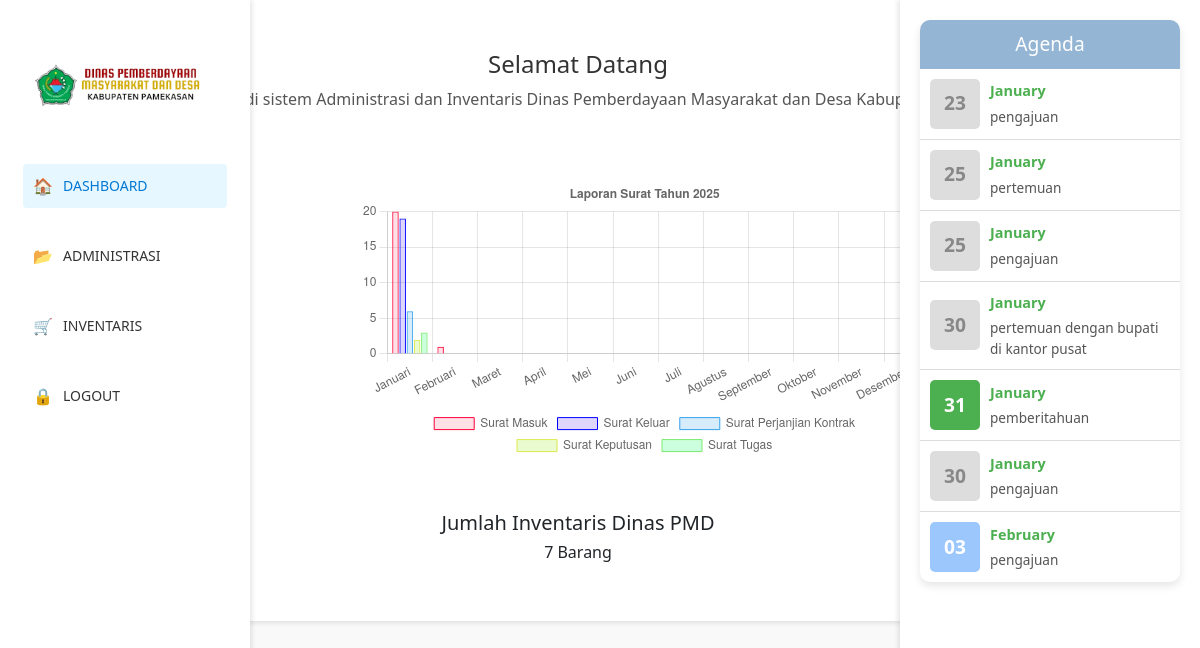
/index.php (signed in), run on the app's committed database.
### tables this page shows
CREATE TABLE `surat_masuk` (
  `id_surat` int(11) NOT NULL,
  `nomor_surat` varchar(90) NOT NULL,
  `perihal` varchar(90) NOT NULL,
  `tgl_surat` date NOT NULL,
  `terima_tanggal` date NOT NULL,
  `pengirim` varchar(90) NOT NULL,
  `nama_sifat_surat` varchar(90) NOT NULL,
  `dokumen` varchar(255) NOT NULL,
  `agenda` date DEFAULT NULL,
  `user_input` int(11) DEFAULT NULL
);

CREATE TABLE `surat_keluar` (
  `id_surat_keluar` int(11) NOT NULL,
  `no_surat` varchar(90) NOT NULL,
  `perihal_surat` varchar(90) NOT NULL,
  `tanggal_surat` date NOT NULL,
  `dokumen_surat` varchar(90) NOT NULL,
  `penerima` varchar(90) NOT NULL,
  `agenda_keluar` date DEFAULT NULL,
  `nama_sifat_surat` varchar(255) NOT NULL,
  `user_input_keluar` int(11) DEFAULT NULL
);

### index.php (the view, shortened to what this page needs)
<?php
include 'db.php';
$tahun = isset($_GET['tahun']) ? $_GET['tahun'] : date("Y");
$sqlMasuk = "SELECT MONTH(tgl_surat) AS bulan, COUNT(*) AS jumlah FROM surat_masuk WHERE YEAR(tgl_surat) = $tahun GROUP BY bulan";
$sqlKeluar = "SELECT MONTH(tanggal_surat) AS bulan, COUNT(*) AS jumlah FROM surat_keluar WHERE YEAR(tanggal_surat) = $tahun GROUP BY bulan";
$sqlKontrak = "SELECT MONTH(tgl_kontrak) AS bulan, COUNT(*) AS jumlah FROM surat_kontrak WHERE YEAR(tgl_kontrak) = $tahun GROUP BY bulan";
$sqlKeputusan = "SELECT MONTH(tgl_keputusan) AS bulan, COUNT(*) AS jumlah FROM surat_keputusan WHERE YEAR(tgl_keputusan) = $tahun GROUP BY bulan";
$sqlTugas = "SELECT MONTH(tgl_tugas) AS bulan, COUNT(*) AS jumlah FROM surat_tugas WHERE YEAR(tgl_tugas) = $tahun GROUP BY bulan";
$resultMasuk = $conn->query($sqlMasuk);
$resultKeluar = $conn->query($sqlKeluar);
$resultKontrak = $conn->query($sqlKontrak);
$resultKeputusan = $conn->query($sqlKeputusan);
$resultTugas = $conn->query($sqlTugas);
$dataMasuk = array_fill(1, 12, 0);
$dataKeluar = array_fill(1, 12, 0);
$dataKontrak = array_fill(1, 12, 0);
$dataKeputusan = array_fill(1, 12, 0);
$dataTugas = array_fill(1, 12, 0);
while ($row = $resultMasuk->fetch_assoc()) {
    $dataMasuk[$row['bulan']] = $row['jumlah'];
}
while ($row = $resultKeluar->fetch_assoc()) {
    $dataKeluar[$row['bulan']] = $row['jumlah'];
}
while ($row = $resultKontrak->fetch_assoc()) {
    $dataKontrak[$row['bulan']] = $row['jumlah'];
}
while ($row = $resultKeputusan->fetch_assoc()) {
    $dataKeputusan[$row['bulan']] = $row['jumlah'];
}
while ($row = $resultTugas->fetch_assoc()) {
    $dataTugas[$row['bulan']] = $row['jumlah'];
}
$sqlInventaris = "SELECT COUNT(*) AS total_inven FROM inventaris";
$resultInven = $conn->query($sqlInventaris);
$totalInven = $resultInven->fetch_assoc()['total_inven'];
?>
<!DOCTYPE html>
<html lang="en">
<head>
    <link rel="stylesheet" href="style.css">
    <link rel="stylesheet" href="https://cdn.jsdelivr.net/npm/bootstrap@5.3.0-alpha3/dist/css/bootstrap.min.css">
</head>
<body>
    <div class="sidebar">
        <img src="logo.png" alt="Administrasi" class="img-fluid">
        <ul class="sidebar-menu">
            <li><a href="index.php" class="active"><span class="icon">🏠</span> DASHBOARD</a></li>
            <li><a href="surat_masuk.php"><span class="icon">📂</span>ADMINISTRASI</a></li>
            <li><a href="data_inven.php"><span class="icon">🛒</span>INVENTARIS</a></li>
            <li><a href="logout.php"><span class="icon">🔒</span> LOGOUT</a></li>
        </ul>
    </div>
    <div class="containerbar">
        <div class="welcome-container">
            <h1>Selamat Datang</h1>
            <p>Selamat datang di sistem Administrasi dan Inventaris Dinas Pemberdayaan Masyarakat dan Desa Kabupaten Pamekasan.</p>
            <div class="chartbar">
            <canvas id="chartSurat" width="400" height="200"></canvas>
<script>
    const dataMasuk = <?php echo json_encode(array_values($dataMasuk)); ?>;
    const dataKeluar = <?php echo json_encode(array_values($dataKeluar)); ?>;
    const dataKontrak = <?php echo json_encode(array_values($dataKontrak)); ?>;
    const dataKeputusan = <?php echo json_encode(array_values($dataKeputusan)); ?>;
    const dataTugas = <?php echo json_encode(array_values($dataTugas)); ?>;
    const labels = [
        "Januari", "Februari", "Maret", "April", "Mei", "Juni",
        "Juli", "Agustus", "September", "Oktober", "November", "Desember"
    ];
    const ctx = document.getElementById('chartSurat').getContext('2d');
    const chart = new Chart(ctx, {
        type: 'bar',
        data: {
            labels: labels,
            datasets: [
                {
                    label: 'Surat Masuk',
                    data: dataMasuk,
                    backgroundColor: 'rgba(255, 99, 132, 0.2)',
                    borderColor: 'rgb(255, 0, 55)',
                    borderWidth: 1
                },
                {
                    label: 'Surat Keluar',
                    data: dataKeluar,
                    backgroundColor: 'rgba(96, 54, 235, 0.2)',
                    borderColor: 'rgb(0, 0, 255)',
                    borderWidth: 1
                },
                {
                    label: 'Surat Perjanjian Kontrak',
                    data: dataKontrak,
                    backgroundColor: 'rgba(54, 162, 235, 0.2)',
                    borderColor: 'rgb(54, 162, 235)',
                    borderWidth: 1
                },
                {
                    label: 'Surat Keputusan',
                    data: dataKeputusan,
                    backgroundColor: 'rgba(150, 233, 16, 0.2)',
                    borderColor: 'rgb(220, 233, 76)',
                    borderWidth: 1
                },
                {
                    label: 'Surat Tugas',
                    data: dataTugas,
                    backgroundColor: 'rgba(0, 255, 85, 0.2)',
                    borderColor: 'rgb(121, 236, 111)',
                    borderWidth: 1
                }
            ]
        },
        options: {
            responsive: true,
            plugins: {
                legend: {
                    position: 'bottom',
                },
                title: {
                    display: true,
                    text: `Laporan Surat Tahun <?= $tahun ?>`
                }
            },
            scales: {
                y: {
                    beginAtZero: true
                }
            }
        }
    });
</script>
</div>
    <div class="row">
        <h5>Jumlah Inventaris Dinas PMD</h5>
        <h6><?= $totalInven; ?> Barang</h6>
    </div>
</div>
    <div class="right-sidebar">
        <div class="agenda-container">
            <div class="agenda-header">Agenda</div>
            <div class="agenda-list">
                <?php
                $query = "SELECT agenda, perihal FROM surat_masuk WHERE agenda IS NOT NULL AND agenda != '0000-00-00' ORDER BY agenda ASC";
                $result = mysqli_query($conn, $query);
                $today = date('Y-m-d');
                if (mysqli_num_rows($result) > 0) {
                    while ($row = mysqli_fetch_assoc($result)) {
                        $agenda_date = $row['agenda'];
                        $tanggal = date('d', strtotime($agenda_date));
                        $bulan = date('F', strtotime($agenda_date));
                        $icon_class = "default";
                        $item_class = "";
                        if ($agenda_date < $today) {
                            $icon_class = "past";
                            $item_class = "past";
                        } elseif ($agenda_date == $today) {
                            $icon_class = "active";
                            $item_class = "active";
                        }
                        echo '<div class="agenda-item ' . $item_class . '">';
                        echo '<div class="agenda-icon ' . $icon_class . '">' . htmlspecialchars($tanggal) . '</div>';
                        echo '<div class="agenda-details">';
                        echo '<div class="agenda-date">' . htmlspecialchars($bulan) . '</div>';
                        echo '<div class="agenda-perihal">' . htmlspecialchars($row['perihal']) . '</div>';
                        echo '</div>';
                        echo '</div>';
                    }
                } else {
                    echo '<div class="empty-state">Belum ada agenda untuk surat masuk.</div>';
                }
                ?>
                <?php
                $query = "SELECT agenda_keluar, perihal_surat FROM surat_keluar WHERE agenda_keluar IS NOT NULL AND agenda_keluar != '0000-00-00' ORDER BY agenda_keluar ASC";
                $result = mysqli_query($conn, $query);
                if (mysqli_num_rows($result) > 0) {
                    while ($row = mysqli_fetch_assoc($result)) {
                        $agenda_date = $row['agenda_keluar'];
                        $tanggal = date('d', strtotime($agenda_date));
                        $bulan = date('F', strtotime($agenda_date));
                        $icon_class = "default";
                        $item_class = "";
                        if ($agenda_date < $today) {
                            $icon_class = "past";
                            $item_class = "past";
                        } elseif ($agenda_date == $today) {
                            $icon_class = "active";
                            $item_class = "active";
                        }
                        echo '<div class="agenda-item ' . $item_class . '">';
                        echo '<div class="agenda-icon ' . $icon_class . '">' . htmlspecialchars($tanggal) . '</div>';
                        echo '<div class="agenda-details">';
                        echo '<div class="agenda-date">' . htmlspecialchars($bulan) . '</div>';
                        echo '<div class="agenda-perihal">' . htmlspecialchars($row['perihal_surat']) . '</div>';
                        echo '</div>';
                        echo '</div>';
                    }
                } else {
                    echo '<div class="empty-state">Belum ada agenda untuk surat keluar.</div>';
                }
                ?>
            </div>
    </div>
</body>
</html>

### style.css (style rules this page uses)
body, html { margin: 0; padding: 0; font-family: 'Arial', sans-serif; color: #333; background-color: #f9f9f9; }
.sidebar { width: 260px; height: 100vh; background-color: #ffffff; box-shadow: 0 2px 5px rgba(0, 0, 0, 0.1); position: fixed; top: 0; left: 0; }
.sidebar-menu { list-style: none; padding: 0; margin: 0; }
.sidebar-menu li { padding: 3px; }
.sidebar-menu li a { color: #333; text-decoration: none; display: flex; align-items: center; font-size: 14px; border-radius: 4px; padding: 10px; transition: background-color 0.3s ease; }
.sidebar-menu li a .icon { margin-right: 10px; font-size: 16px; }
.sidebar-menu li a:hover, .sidebar-menu li a.active { background-color: #e6f7ff; color: #0078d4; }

### index.php (style rules this page uses)
.containerbar { display: flex; }
.sidebar { width: 250px; height: 100vh; background-color: #ffffff; box-shadow: 2px 0 5px rgba(0, 0, 0, 0.1); padding: 20px; position: fixed; top: 0; left: 0; z-index: 100; }
.sidebar a { text-decoration: none; color: #333; display: block; margin: 10px 0; padding: 10px; border-radius: 5px; }
.sidebar a.active, .sidebar a:hover { background-color: #007bff; color: #ffffff; }
.right-sidebar { width: 300px; position: fixed; right: 0; background-color: #ffffff; box-shadow: -2px 0 5px rgba(0, 0, 0, 0.1); padding: 20px; height: 100vh; overflow-y: auto; padding-top: 20px; }
.welcome-container { text-align: center; width: 88%; margin-left: 50px; padding: 50px; background-color: #ffffff; border-radius: 8px; box-shadow: 0 2px 5px rgba(0, 0, 0, 0.1); }
.welcome-container h1 { font-size: 24px; color: #333; }
.welcome-container p { font-size: 16px; color: #555; }
.chartbar { text-align: center; width: 70%; margin-left: 210px; padding: 50px; }
.row { background: #ffffff; }
.agenda-container { background: #ffffff; box-shadow: 0 4px 8px rgba(0, 0, 0, 0.1); border-radius: 10px; margin-bottom: 15px; overflow: hidden; }
.agenda-header { background-color: rgb(148, 181, 211); color: white; text-align: center; padding: 10px; font-size: 1.2rem; }
.agenda-item { display: flex; align-items: center; padding: 10px; border-bottom: 1px solid #ddd; }
.agenda-item:last-child { border-bottom: none; }
.agenda-icon { font-size: 1.2rem; font-weight: bold; text-align: center; border-radius: 5px; padding: 10px; margin-right: 10px; width: 50px; height: 50px; display: flex; align-items: center; justify-content: center; }
.agenda-icon.past { background-color: #ddd; color: #888; }
.agenda-icon.active { background-color: #4CAF50; color: white; }
.agenda-icon.default { background-color: rgb(155, 199, 253); color: white; }
.agenda-details { flex: 1; }
.agenda-date { font-weight: bold; color: #4CAF50; margin-bottom: 5px; font-size: 0.9rem; }
.agenda-perihal { color: #555; font-size: 0.85rem; }

### data on the page
surat_masuk: agenda "23", agenda "January", perihal "pengajuan"
surat_masuk: agenda "25", agenda "January", perihal "pertemuan"
surat_masuk: agenda "25", agenda "January", perihal "pengajuan"
surat_masuk: agenda "30", agenda "January", perihal "pertemuan dengan bupati di kantor pusat"
surat_masuk: agenda "31", agenda "January", perihal "pemberitahuan"
surat_keluar: agenda_keluar "30", agenda_keluar "January", perihal_surat "pengajuan"
surat_keluar: agenda_keluar "03", agenda_keluar "February", perihal_surat "pengajuan"

### other printed values
$totalInven "7"
chart data {{ json_encode(array_values($dataMasuk)) }} ["20","1",0,0,0,0,0,0,0,0,0,0]
chart data {{ json_encode(array_values($dataKeluar)) }} ["19",0,0,0,0,0,0,0,0,0,0,0]
chart data {{ json_encode(array_values($dataKontrak)) }} ["6",0,0,0,0,0,0,0,0,0,0,0]
chart data {{ json_encode(array_values($dataKeputusan)) }} ["2",0,0,0,0,0,0,0,0,0,0,0]
